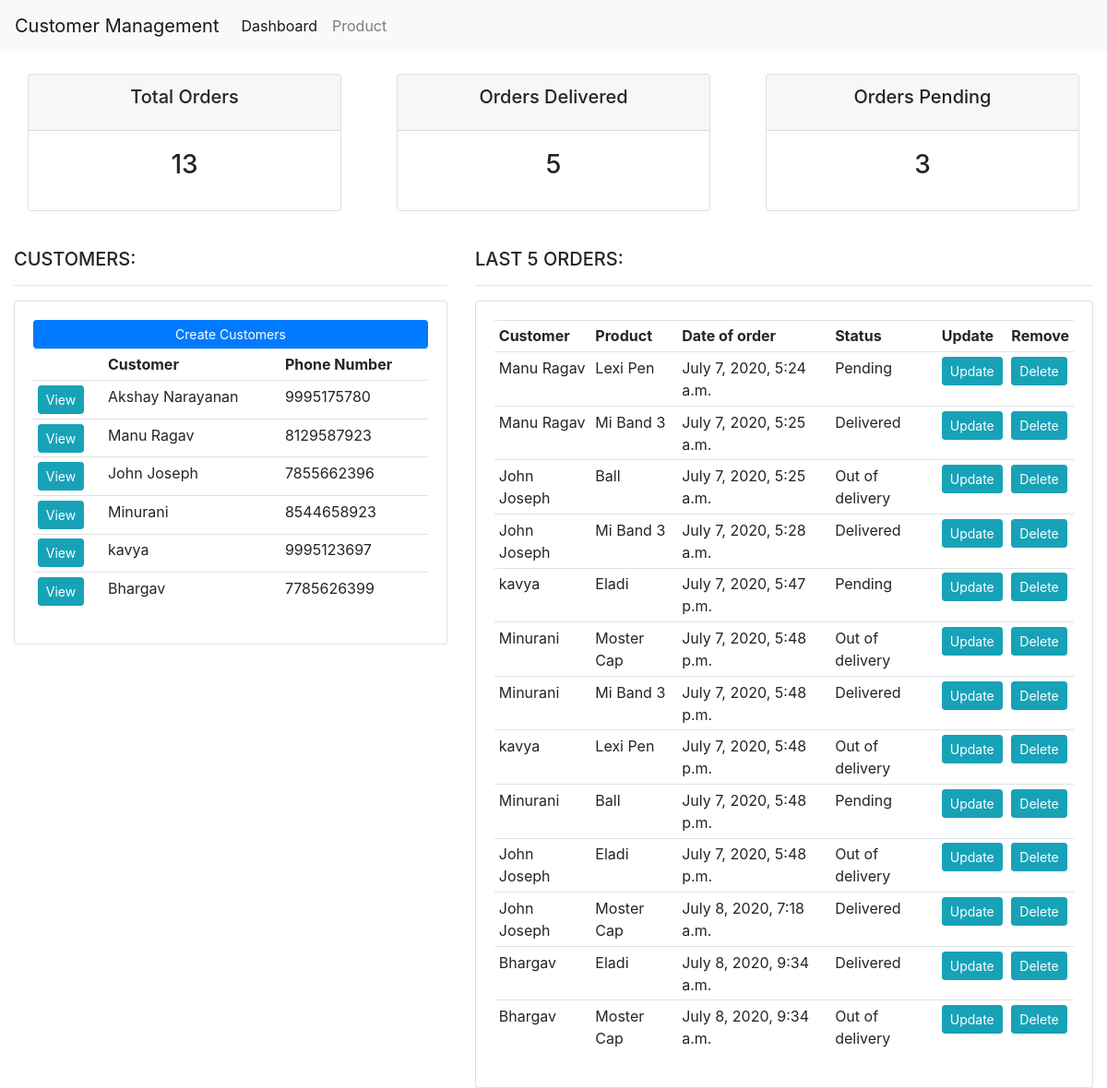
Page /cmr/dashboard/ on the earlier database version.
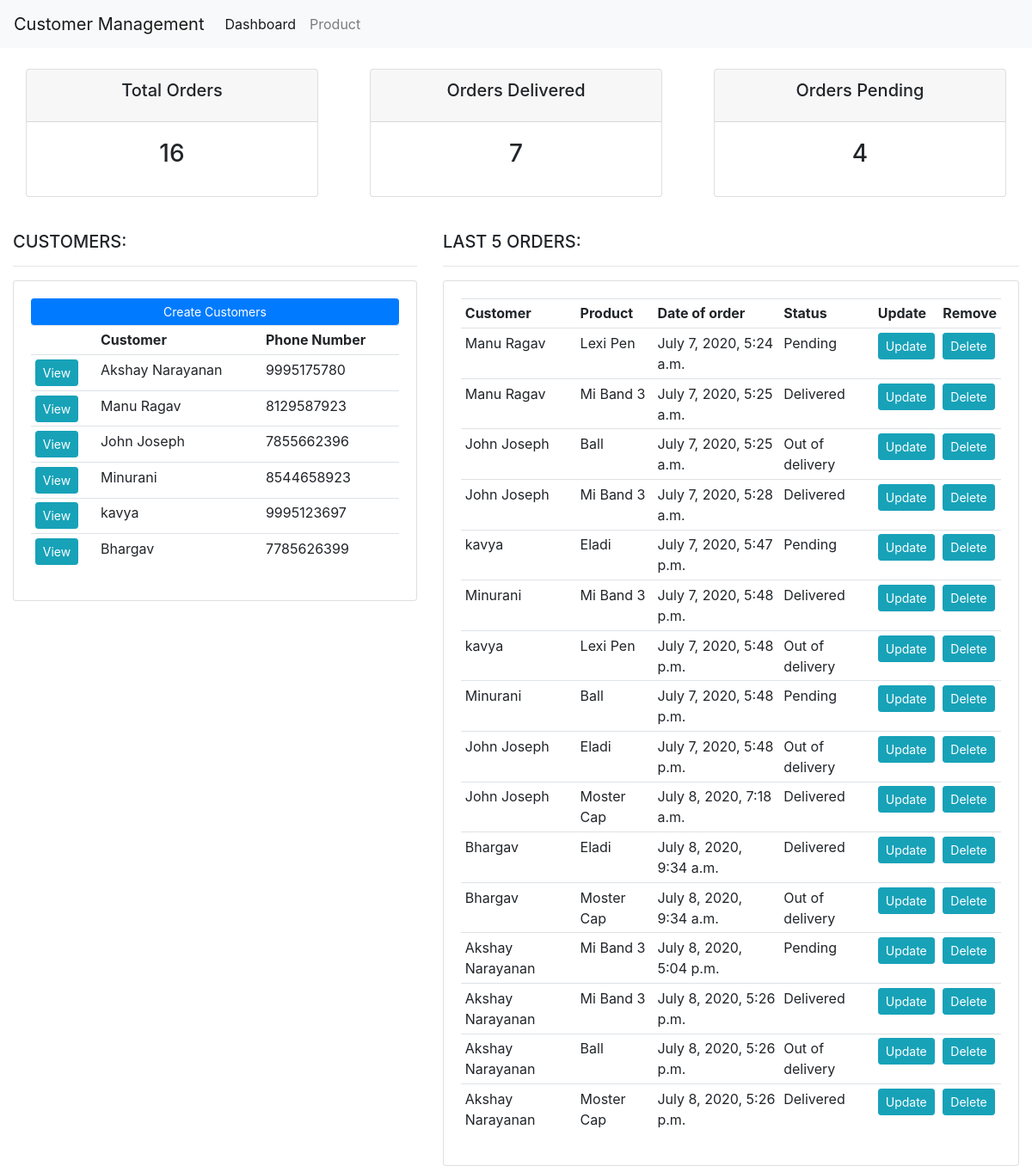
Same page on the later database version.
### for_study_app1/models.py (models this page shows, shortened)
class Customer(models.Model):
    name=models.CharField(max_length=200,null=True)
    phone=models.CharField(max_length=200,null=True)
    email=models.CharField(max_length=200,null=True)
    created_date=models.DateTimeField(auto_now_add=True,null=True)
    def __str__(self):
        return self.name

class Order(models.Model):
    STATUS=(
           ('Pending','Pending'),
           ('Out of delivery','Out of delivery'),
           ('Delivered','Delivered'),
           )
    customer=models.ForeignKey(Customer,null=True,on_delete=models.CASCADE)
    product=models.ForeignKey(Product,null=True,on_delete=models.CASCADE)
    created_date=models.DateTimeField(auto_now_add=True,null=True)
    status=models.CharField(max_length=200,null=True,choices=STATUS)

class Product(models.Model):
    CATEGORY=(
           ('Indoor','Indoor'),
           ('Out Door','Out Door'),
           )
    name=models.CharField(max_length=200,null=True)
    price=models.FloatField(null=True)
    category=models.CharField(max_length=200,null=True,choices=CATEGORY)
    description=models.CharField(max_length=200,null=True)
    created_date=models.DateTimeField(auto_now_add=True,null=True)
    tags=models.ManyToManyField(Tag)
    def __str__(self):
        return self.name

### for_study_app1/views.py (the view)
# urls.py: path('cmr/dashboard/',views.dashboard_view,name='dashboard'),
def dashboard_view(request):
    orders=Order.objects.all()
    customers=Customer.objects.all()
    delivered=orders.filter(status='Delivered').count()
    pending=orders.filter(status='Pending').count()
    total_customers=customers.count()
    total_orders=orders.count()
    context={'orders':orders,'customers':customers,'total_orders':total_orders,'total_customers':total_customers,'delivered':delivered,'pending':pending}
    return render(request,'dashboard.html',context)

### for_study_app1/templates/dashboard.html
{%extends 'Base.html'%}
{%load static%}
{%block content%}
{%include 'status.html'%}
<br>
<div class="row">
  <div class="col-md-5">
    <h5>CUSTOMERS:</h5>
    <hr>
    <div class="card card-body">
      <a class="btn btn-primary btn-sm btn-block" href="{%url 'createcustomer' %}">Create Customers</a>
      <table class="table table-sm">
        <tr>
          <th></th>
          <th>Customer</th>
          <th>Phone Number</th>
        </tr>
        {%for customer in customers%}
        <tr>
          <td><a class="btn btn-sm btn-info" href="{%url 'customer' customer.id %}">View</a></td>
          <td>{{customer.name}}</td>
          <td> {{customer.phone}}</td>
        </tr>
        {%endfor%}
      </table>
    </div>
  </div>
<div class="col-md-7">
  <h5>LAST 5 ORDERS:</h5>
  <hr>
  <div class="card card-body">
    <table class="table table-sm">
      <tr>
        <th>Customer</th>
        <th>Product</th>
        <th>Date of order</th>
        <th>Status</th>
        <th>Update</th>
        <th>Remove</th>
      </tr>
      {%for order in orders%}
      <tr>
        <td>{{order.customer}}</td>
        <td>{{order.product}}</td>
        <td>{{order.created_date}}</td>
        <td>{{order.status}}</td>
        <td><a class="btn btn-sm btn-info" href="{%url 'orderupdate' order.id %}">Update</a></td>
        <td><a class="btn btn-sm btn-info" href="{%url 'deleteorder' order.id %}">Delete</a></td>
      </tr>
      {%endfor%}
    </table>
  </div>
</div>
</div>
{%endblock%}

### for_study_app1/templates/Base.html (shortened to what this page needs)
<!DOCTYPE html>
{%load static%}
<html lang="en" dir="ltr">
  <head>
    <link rel="stylesheet" href="https://stackpath.bootstrapcdn.com/bootstrap/4.4.1/css/bootstrap.min.css">
  </head>
  <body>
    {%include 'navbar.html'%}
<div class="container-fluid">
  {%block content%}
  {%endblock%}
</div>
  </body>
</html>

### for_study_app1/templates/navbar.html (shortened to what this page needs)
<nav class="navbar navbar-expand-lg navbar-light bg-light">
<a class="navbar-brand" href="{%url 'dashboard'%}">Customer Management</a>
<div class="collapse navbar-collapse" id="navbarNav">
<ul class="navbar-nav">
  <li class="nav-item active">
    <a class="nav-link" href="{%url 'dashboard'%}">Dashboard <span class="sr-only">(current)</span></a>
  </li>
  <li class="nav-item">
    <a class="nav-link" href="{%url 'product'%}">Product</a>
  </li>
</ul>
</div>
</nav>

### for_study_app1/templates/status.html
<br>
<div class="row">
  <div class="col">
    <div class="col-md">
      <div class="card text-center text-black  mb-3" id="total-orders">
          <div class="card-header">
            <h5 class="card-title">Total Orders</h5>
          </div>
          <div class="card-body">
            <h3 class="card-title">{{total_orders}}</h3>
          </div>
      </div>
    </div>
  </div>
  <div class="col">
    <div class="col-md">
      <div class="card text-center text-black  mb-3" id="orders-delivered">
          <div class="card-header">
            <h5 class="card-title">Orders Delivered</h5>
          </div>
          <div class="card-body">
            <h3 class="card-title">{{delivered}}</h3>
          </div>
      </div>
    </div>
  </div>
  <div class="col">
    <div class="col-md">
      <div class="card text-center text-black  mb-3" id="orders-pending">
          <div class="card-header">
            <h5 class="card-title">Orders Pending</h5>
          </div>
          <div class="card-body">
            <h3 class="card-title">{{pending}}</h3>
          </div>
      </div>
    </div>
  </div>
</div>

Differences in the rows shown:
removed Order: customer "Minurani", product "Moster Cap", created_date "July 7, 2020, 5:48 p.m.", status "Out of delivery"
added Order: customer "Akshay Narayanan", product "Mi Band 3", created_date "July 8, 2020, 5:04 p.m.", status "Pending"
added Order: customer "Akshay Narayanan", product "Mi Band 3", created_date "July 8, 2020, 5:26 p.m.", status "Delivered"
added Order: customer "Akshay Narayanan", product "Ball", created_date "July 8, 2020, 5:26 p.m.", status "Out of delivery"
added Order: customer "Akshay Narayanan", product "Moster Cap", created_date "July 8, 2020, 5:26 p.m.", status "Delivered"
Other differences:
{{ total_orders }}: "13" → "16"
{{ delivered }}: "5" → "7"
{{ pending }}: "3" → "4"
